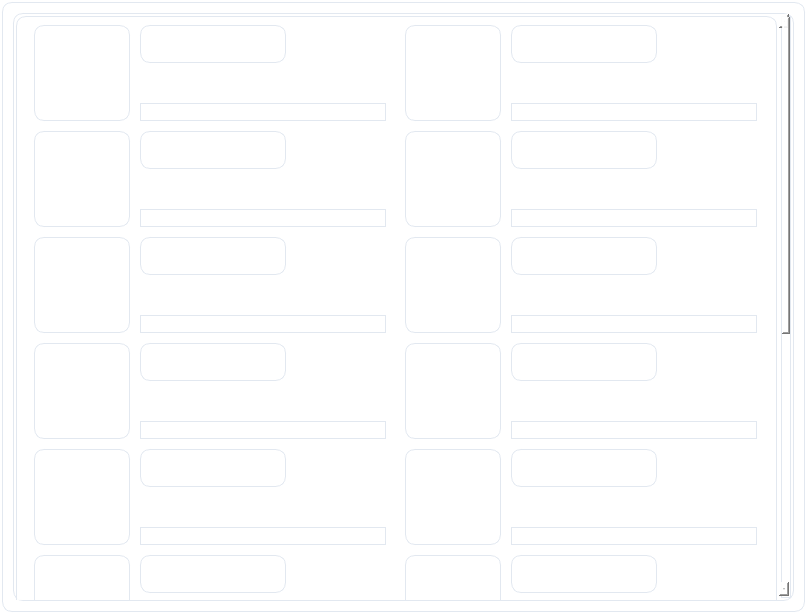
<?xml version="1.0" encoding="UTF-8"?>
<ui version="4.0">
 <class>PakemonBox</class>
 <widget class="QWidget" name="PakemonBox">
  <property name="geometry">
   <rect>
    <x>0</x>
    <y>0</y>
    <width>807</width>
    <height>614</height>
   </rect>
  </property>
  <property name="windowTitle">
   <string>Form</string>
  </property>
  <property name="styleSheet">
   <string notr="true">QWidget {
    background: rgba(255, 255, 255, 0.9);
    border-radius: 10px;
    border: 1px solid #e2e8f0;
    margin: 2px;
}

QWidget:hover {
    background: white;
}

#nameLabel {
    font-size: 12px;
    font-weight: 700;
    color: &quot;black&quot;;
    padding: 4px;
    qproperty-alignment: AlignCenter;
}

QLabel[minimumSize=&quot;120,120&quot;] {
    background: #f7fafc;
    border: 1px solid #e2e8f0;
    border-radius: 6px;
    max-width: 60px;
    max-height: 60px;
    qproperty-alignment: AlignCenter;
}</string>
  </property>
  <layout class="QGridLayout" name="gridLayout_2">
   <item row="0" column="0">
    <widget class="QScrollArea" name="scrollArea">
     <property name="verticalScrollBarPolicy">
      <enum>Qt::ScrollBarAlwaysOn</enum>
     </property>
     <property name="horizontalScrollBarPolicy">
      <enum>Qt::ScrollBarAlwaysOff</enum>
     </property>
     <property name="widgetResizable">
      <bool>true</bool>
     </property>
     <widget class="QWidget" name="scrollAreaWidgetContents_2">
      <property name="geometry">
       <rect>
        <x>0</x>
        <y>0</y>
        <width>766</width>
        <height>1092</height>
       </rect>
      </property>
      <layout class="QGridLayout" name="gridLayout">
       <item row="0" column="0">
        <layout class="QHBoxLayout" name="horizontalLayout">
         <item>
          <widget class="PicturePokemon" name="pix_name_1" native="true">
           <property name="minimumSize">
            <size>
             <width>100</width>
             <height>100</height>
            </size>
           </property>
           <property name="maximumSize">
            <size>
             <width>100</width>
             <height>100</height>
            </size>
           </property>
          </widget>
         </item>
         <item>
          <layout class="QVBoxLayout" name="verticalLayout">
           <item>
            <widget class="QLabel" name="lbl_name_1">
             <property name="sizePolicy">
              <sizepolicy hsizetype="Fixed" vsizetype="Preferred">
               <horstretch>0</horstretch>
               <verstretch>0</verstretch>
              </sizepolicy>
             </property>
             <property name="minimumSize">
              <size>
               <width>150</width>
               <height>0</height>
              </size>
             </property>
             <property name="text">
              <string/>
             </property>
            </widget>
           </item>
           <item>
            <spacer name="verticalSpacer">
             <property name="orientation">
              <enum>Qt::Vertical</enum>
             </property>
             <property name="sizeType">
              <enum>QSizePolicy::Fixed</enum>
             </property>
             <property name="sizeHint" stdset="0">
              <size>
               <width>20</width>
               <height>30</height>
              </size>
             </property>
            </spacer>
           </item>
           <item>
            <widget class="QLineEdit" name="lbl_name_link_1">
             <property name="sizePolicy">
              <sizepolicy hsizetype="Fixed" vsizetype="Fixed">
               <horstretch>0</horstretch>
               <verstretch>0</verstretch>
              </sizepolicy>
             </property>
             <property name="minimumSize">
              <size>
               <width>250</width>
               <height>0</height>
              </size>
             </property>
            </widget>
           </item>
          </layout>
         </item>
        </layout>
       </item>
       <item row="0" column="1">
        <layout class="QHBoxLayout" name="horizontalLayout_6">
         <item>
          <widget class="PicturePokemon" name="pix_name_2" native="true">
           <property name="minimumSize">
            <size>
             <width>100</width>
             <height>100</height>
            </size>
           </property>
           <property name="maximumSize">
            <size>
             <width>100</width>
             <height>100</height>
            </size>
           </property>
          </widget>
         </item>
         <item>
          <layout class="QVBoxLayout" name="verticalLayout_6">
           <item>
            <widget class="QLabel" name="lbl_name_2">
             <property name="sizePolicy">
              <sizepolicy hsizetype="Fixed" vsizetype="Preferred">
               <horstretch>0</horstretch>
               <verstretch>0</verstretch>
              </sizepolicy>
             </property>
             <property name="minimumSize">
              <size>
               <width>150</width>
               <height>0</height>
              </size>
             </property>
             <property name="text">
              <string/>
             </property>
            </widget>
           </item>
           <item>
            <spacer name="verticalSpacer_6">
             <property name="orientation">
              <enum>Qt::Vertical</enum>
             </property>
             <property name="sizeType">
              <enum>QSizePolicy::Fixed</enum>
             </property>
             <property name="sizeHint" stdset="0">
              <size>
               <width>20</width>
               <height>30</height>
              </size>
             </property>
            </spacer>
           </item>
           <item>
            <widget class="QLineEdit" name="lbl_name_link_2">
             <property name="sizePolicy">
              <sizepolicy hsizetype="Fixed" vsizetype="Fixed">
               <horstretch>0</horstretch>
               <verstretch>0</verstretch>
              </sizepolicy>
             </property>
             <property name="minimumSize">
              <size>
               <width>250</width>
               <height>0</height>
              </size>
             </property>
            </widget>
           </item>
          </layout>
         </item>
        </layout>
       </item>
       <item row="1" column="0">
        <layout class="QHBoxLayout" name="horizontalLayout_2">
         <item>
          <widget class="PicturePokemon" name="pix_name_3" native="true">
           <property name="minimumSize">
            <size>
             <width>100</width>
             <height>100</height>
            </size>
           </property>
           <property name="maximumSize">
            <size>
             <width>100</width>
             <height>100</height>
            </size>
           </property>
          </widget>
         </item>
         <item>
          <layout class="QVBoxLayout" name="verticalLayout_2">
           <item>
            <widget class="QLabel" name="lbl_name_3">
             <property name="sizePolicy">
              <sizepolicy hsizetype="Fixed" vsizetype="Preferred">
               <horstretch>0</horstretch>
               <verstretch>0</verstretch>
              </sizepolicy>
             </property>
             <property name="minimumSize">
              <size>
               <width>150</width>
               <height>0</height>
              </size>
             </property>
             <property name="text">
              <string/>
             </property>
            </widget>
           </item>
           <item>
            <spacer name="verticalSpacer_2">
             <property name="orientation">
              <enum>Qt::Vertical</enum>
             </property>
             <property name="sizeType">
              <enum>QSizePolicy::Fixed</enum>
             </property>
             <property name="sizeHint" stdset="0">
              <size>
               <width>20</width>
               <height>30</height>
              </size>
             </property>
            </spacer>
           </item>
           <item>
            <widget class="QLineEdit" name="lbl_name_link_3">
             <property name="sizePolicy">
              <sizepolicy hsizetype="Fixed" vsizetype="Fixed">
               <horstretch>0</horstretch>
               <verstretch>0</verstretch>
              </sizepolicy>
             </property>
             <property name="minimumSize">
              <size>
               <width>250</width>
               <height>0</height>
              </size>
             </property>
            </widget>
           </item>
          </layout>
         </item>
        </layout>
       </item>
       <item row="1" column="1">
        <layout class="QHBoxLayout" name="horizontalLayout_7">
         <item>
          <widget class="PicturePokemon" name="pix_name_4" native="true">
           <property name="minimumSize">
            <size>
             <width>100</width>
             <height>100</height>
            </size>
           </property>
           <property name="maximumSize">
            <size>
             <width>100</width>
             <height>100</height>
            </size>
           </property>
          </widget>
         </item>
         <item>
          <layout class="QVBoxLayout" name="verticalLayout_7">
           <item>
            <widget class="QLabel" name="lbl_name_4">
             <property name="sizePolicy">
              <sizepolicy hsizetype="Fixed" vsizetype="Preferred">
               <horstretch>0</horstretch>
               <verstretch>0</verstretch>
              </sizepolicy>
             </property>
             <property name="minimumSize">
              <size>
               <width>150</width>
               <height>0</height>
              </size>
             </property>
             <property name="text">
              <string/>
             </property>
            </widget>
           </item>
           <item>
            <spacer name="verticalSpacer_7">
             <property name="orientation">
              <enum>Qt::Vertical</enum>
             </property>
             <property name="sizeType">
              <enum>QSizePolicy::Fixed</enum>
             </property>
             <property name="sizeHint" stdset="0">
              <size>
               <width>20</width>
               <height>30</height>
              </size>
             </property>
            </spacer>
           </item>
           <item>
            <widget class="QLineEdit" name="lbl_name_link_4">
             <property name="sizePolicy">
              <sizepolicy hsizetype="Fixed" vsizetype="Fixed">
               <horstretch>0</horstretch>
               <verstretch>0</verstretch>
              </sizepolicy>
             </property>
             <property name="minimumSize">
              <size>
               <width>250</width>
               <height>0</height>
              </size>
             </property>
            </widget>
           </item>
          </layout>
         </item>
        </layout>
       </item>
       <item row="2" column="0">
        <layout class="QHBoxLayout" name="horizontalLayout_3">
         <item>
          <widget class="PicturePokemon" name="pix_name_5" native="true">
           <property name="minimumSize">
            <size>
             <width>100</width>
             <height>100</height>
            </size>
           </property>
           <property name="maximumSize">
            <size>
             <width>100</width>
             <height>100</height>
            </size>
           </property>
          </widget>
         </item>
         <item>
          <layout class="QVBoxLayout" name="verticalLayout_3">
           <item>
            <widget class="QLabel" name="lbl_name_5">
             <property name="sizePolicy">
              <sizepolicy hsizetype="Fixed" vsizetype="Preferred">
               <horstretch>0</horstretch>
               <verstretch>0</verstretch>
              </sizepolicy>
             </property>
             <property name="minimumSize">
              <size>
               <width>150</width>
               <height>0</height>
              </size>
             </property>
             <property name="text">
              <string/>
             </property>
            </widget>
           </item>
           <item>
            <spacer name="verticalSpacer_3">
             <property name="orientation">
              <enum>Qt::Vertical</enum>
             </property>
             <property name="sizeType">
              <enum>QSizePolicy::Fixed</enum>
             </property>
             <property name="sizeHint" stdset="0">
              <size>
               <width>20</width>
               <height>30</height>
              </size>
             </property>
            </spacer>
           </item>
           <item>
            <widget class="QLineEdit" name="lbl_name_link_5">
             <property name="sizePolicy">
              <sizepolicy hsizetype="Fixed" vsizetype="Fixed">
               <horstretch>0</horstretch>
               <verstretch>0</verstretch>
              </sizepolicy>
             </property>
             <property name="minimumSize">
              <size>
               <width>250</width>
               <height>0</height>
              </size>
             </property>
            </widget>
           </item>
          </layout>
         </item>
        </layout>
       </item>
       <item row="2" column="1">
        <layout class="QHBoxLayout" name="horizontalLayout_8">
         <item>
          <widget class="PicturePokemon" name="pix_name_6" native="true">
           <property name="minimumSize">
            <size>
             <width>100</width>
             <height>100</height>
            </size>
           </property>
           <property name="maximumSize">
            <size>
             <width>100</width>
             <height>100</height>
            </size>
           </property>
          </widget>
         </item>
         <item>
          <layout class="QVBoxLayout" name="verticalLayout_8">
           <item>
            <widget class="QLabel" name="lbl_name_6">
             <property name="sizePolicy">
              <sizepolicy hsizetype="Fixed" vsizetype="Preferred">
               <horstretch>0</horstretch>
               <verstretch>0</verstretch>
              </sizepolicy>
             </property>
             <property name="minimumSize">
              <size>
               <width>150</width>
               <height>0</height>
              </size>
             </property>
             <property name="text">
              <string/>
             </property>
            </widget>
           </item>
           <item>
            <spacer name="verticalSpacer_8">
             <property name="orientation">
              <enum>Qt::Vertical</enum>
             </property>
             <property name="sizeType">
              <enum>QSizePolicy::Fixed</enum>
             </property>
             <property name="sizeHint" stdset="0">
              <size>
               <width>20</width>
               <height>30</height>
              </size>
             </property>
            </spacer>
           </item>
           <item>
            <widget class="QLineEdit" name="lbl_name_link_6">
             <property name="sizePolicy">
              <sizepolicy hsizetype="Fixed" vsizetype="Fixed">
               <horstretch>0</horstretch>
               <verstretch>0</verstretch>
              </sizepolicy>
             </property>
             <property name="minimumSize">
              <size>
               <width>250</width>
               <height>0</height>
              </size>
             </property>
            </widget>
           </item>
          </layout>
         </item>
        </layout>
       </item>
       <item row="3" column="0">
        <layout class="QHBoxLayout" name="horizontalLayout_4">
         <item>
          <widget class="PicturePokemon" name="pix_name_7" native="true">
           <property name="minimumSize">
            <size>
             <width>100</width>
             <height>100</height>
            </size>
           </property>
           <property name="maximumSize">
            <size>
             <width>100</width>
             <height>100</height>
            </size>
           </property>
          </widget>
         </item>
         <item>
          <layout class="QVBoxLayout" name="verticalLayout_4">
           <item>
            <widget class="QLabel" name="lbl_name_7">
             <property name="sizePolicy">
              <sizepolicy hsizetype="Fixed" vsizetype="Preferred">
               <horstretch>0</horstretch>
               <verstretch>0</verstretch>
              </sizepolicy>
             </property>
             <property name="minimumSize">
              <size>
               <width>150</width>
               <height>0</height>
              </size>
             </property>
             <property name="text">
              <string/>
             </property>
            </widget>
           </item>
           <item>
            <spacer name="verticalSpacer_4">
             <property name="orientation">
              <enum>Qt::Vertical</enum>
             </property>
             <property name="sizeType">
              <enum>QSizePolicy::Fixed</enum>
             </property>
             <property name="sizeHint" stdset="0">
              <size>
               <width>20</width>
               <height>30</height>
              </size>
             </property>
            </spacer>
           </item>
           <item>
            <widget class="QLineEdit" name="lbl_name_link_7">
             <property name="sizePolicy">
              <sizepolicy hsizetype="Fixed" vsizetype="Fixed">
               <horstretch>0</horstretch>
               <verstretch>0</verstretch>
              </sizepolicy>
             </property>
             <property name="minimumSize">
              <size>
               <width>250</width>
               <height>0</height>
              </size>
             </property>
            </widget>
           </item>
          </layout>
         </item>
        </layout>
       </item>
       <item row="3" column="1">
        <layout class="QHBoxLayout" name="horizontalLayout_9">
         <item>
          <widget class="PicturePokemon" name="pix_name_8" native="true">
           <property name="minimumSize">
            <size>
             <width>100</width>
             <height>100</height>
            </size>
           </property>
           <property name="maximumSize">
            <size>
             <width>100</width>
             <height>100</height>
            </size>
           </property>
          </widget>
         </item>
         <item>
          <layout class="QVBoxLayout" name="verticalLayout_9">
           <item>
            <widget class="QLabel" name="lbl_name_8">
             <property name="sizePolicy">
              <sizepolicy hsizetype="Fixed" vsizetype="Preferred">
               <horstretch>0</horstretch>
               <verstretch>0</verstretch>
              </sizepolicy>
             </property>
             <property name="minimumSize">
              <size>
               <width>150</width>
               <height>0</height>
              </size>
             </property>
             <property name="text">
              <string/>
             </property>
            </widget>
           </item>
           <item>
            <spacer name="verticalSpacer_9">
             <property name="orientation">
              <enum>Qt::Vertical</enum>
             </property>
             <property name="sizeType">
              <enum>QSizePolicy::Fixed</enum>
             </property>
             <property name="sizeHint" stdset="0">
              <size>
               <width>20</width>
               <height>30</height>
              </size>
             </property>
            </spacer>
           </item>
           <item>
            <widget class="QLineEdit" name="lbl_name_link_8">
             <property name="sizePolicy">
              <sizepolicy hsizetype="Fixed" vsizetype="Fixed">
               <horstretch>0</horstretch>
               <verstretch>0</verstretch>
              </sizepolicy>
             </property>
             <property name="minimumSize">
              <size>
               <width>250</width>
               <height>0</height>
              </size>
             </property>
            </widget>
           </item>
          </layout>
         </item>
        </layout>
       </item>
       <item row="4" column="0">
        <layout class="QHBoxLayout" name="horizontalLayout_5">
         <item>
          <widget class="PicturePokemon" name="pix_name_9" native="true">
           <property name="minimumSize">
            <size>
             <width>100</width>
             <height>100</height>
            </size>
           </property>
           <property name="maximumSize">
            <size>
             <width>100</width>
             <height>100</height>
            </size>
           </property>
          </widget>
         </item>
         <item>
          <layout class="QVBoxLayout" name="verticalLayout_5">
           <item>
            <widget class="QLabel" name="lbl_name_9">
             <property name="sizePolicy">
              <sizepolicy hsizetype="Fixed" vsizetype="Preferred">
               <horstretch>0</horstretch>
               <verstretch>0</verstretch>
              </sizepolicy>
             </property>
             <property name="minimumSize">
              <size>
               <width>150</width>
               <height>0</height>
              </size>
             </property>
             <property name="text">
              <string/>
             </property>
            </widget>
           </item>
           <item>
            <spacer name="verticalSpacer_5">
             <property name="orientation">
              <enum>Qt::Vertical</enum>
             </property>
             <property name="sizeType">
              <enum>QSizePolicy::Fixed</enum>
             </property>
             <property name="sizeHint" stdset="0">
              <size>
               <width>20</width>
               <height>30</height>
              </size>
             </property>
            </spacer>
           </item>
           <item>
            <widget class="QLineEdit" name="lbl_name_link_9">
             <property name="sizePolicy">
              <sizepolicy hsizetype="Fixed" vsizetype="Fixed">
               <horstretch>0</horstretch>
               <verstretch>0</verstretch>
              </sizepolicy>
             </property>
             <property name="minimumSize">
              <size>
               <width>250</width>
               <height>0</height>
              </size>
             </property>
            </widget>
           </item>
          </layout>
         </item>
        </layout>
       </item>
       <item row="4" column="1">
        <layout class="QHBoxLayout" name="horizontalLayout_10">
         <item>
          <widget class="PicturePokemon" name="pix_name_10" native="true">
           <property name="minimumSize">
            <size>
             <width>100</width>
             <height>100</height>
            </size>
           </property>
           <property name="maximumSize">
            <size>
             <width>100</width>
             <height>100</height>
            </size>
           </property>
          </widget>
         </item>
         <item>
          <layout class="QVBoxLayout" name="verticalLayout_10">
           <item>
            <widget class="QLabel" name="lbl_name_10">
             <property name="sizePolicy">
              <sizepolicy hsizetype="Fixed" vsizetype="Preferred">
               <horstretch>0</horstretch>
               <verstretch>0</verstretch>
              </sizepolicy>
             </property>
             <property name="minimumSize">
              <size>
               <width>150</width>
               <height>0</height>
              </size>
             </property>
             <property name="text">
              <string/>
             </property>
            </widget>
           </item>
           <item>
            <spacer name="verticalSpacer_10">
             <property name="orientation">
              <enum>Qt::Vertical</enum>
             </property>
             <property name="sizeType">
              <enum>QSizePolicy::Fixed</enum>
             </property>
             <property name="sizeHint" stdset="0">
              <size>
               <width>20</width>
               <height>30</height>
              </size>
             </property>
            </spacer>
           </item>
           <item>
            <widget class="QLineEdit" name="lbl_name_link_10">
             <property name="sizePolicy">
              <sizepolicy hsizetype="Fixed" vsizetype="Fixed">
               <horstretch>0</horstretch>
               <verstretch>0</verstretch>
              </sizepolicy>
             </property>
             <property name="minimumSize">
              <size>
               <width>250</width>
               <height>0</height>
              </size>
             </property>
            </widget>
           </item>
          </layout>
         </item>
        </layout>
       </item>
       <item row="5" column="0">
        <layout class="QHBoxLayout" name="horizontalLayout_11">
         <item>
          <widget class="PicturePokemon" name="pix_name_11" native="true">
           <property name="minimumSize">
            <size>
             <width>100</width>
             <height>100</height>
            </size>
           </property>
           <property name="maximumSize">
            <size>
             <width>100</width>
             <height>100</height>
            </size>
           </property>
          </widget>
         </item>
         <item>
          <layout class="QVBoxLayout" name="verticalLayout_11">
           <item>
            <widget class="QLabel" name="lbl_name_11">
             <property name="sizePolicy">
              <sizepolicy hsizetype="Fixed" vsizetype="Preferred">
               <horstretch>0</horstretch>
               <verstretch>0</verstretch>
              </sizepolicy>
             </property>
             <property name="minimumSize">
              <size>
               <width>150</width>
               <height>0</height>
              </size>
             </property>
             <property name="text">
              <string/>
             </property>
            </widget>
           </item>
           <item>
            <spacer name="verticalSpacer_11">
             <property name="orientation">
              <enum>Qt::Vertical</enum>
             </property>
             <property name="sizeType">
              <enum>QSizePolicy::Fixed</enum>
             </property>
             <property name="sizeHint" stdset="0">
              <size>
               <width>20</width>
               <height>30</height>
              </size>
             </property>
            </spacer>
           </item>
           <item>
            <widget class="QLineEdit" name="lbl_name_link_11">
             <property name="sizePolicy">
              <sizepolicy hsizetype="Fixed" vsizetype="Fixed">
               <horstretch>0</horstretch>
               <verstretch>0</verstretch>
              </sizepolicy>
             </property>
             <property name="minimumSize">
              <size>
               <width>250</width>
               <height>0</height>
              </size>
             </property>
            </widget>
           </item>
          </layout>
         </item>
        </layout>
       </item>
       <item row="5" column="1">
        <layout class="QHBoxLayout" name="horizontalLayout_12">
         <item>
          <widget class="PicturePokemon" name="pix_name_12" native="true">
           <property name="minimumSize">
            <size>
             <width>100</width>
             <height>100</height>
            </size>
           </property>
           <property name="maximumSize">
            <size>
             <width>100</width>
             <height>100</height>
            </size>
           </property>
          </widget>
         </item>
         <item>
          <layout class="QVBoxLayout" name="verticalLayout_12">
           <item>
            <widget class="QLabel" name="lbl_name_12">
             <property name="sizePolicy">
              <sizepolicy hsizetype="Fixed" vsizetype="Preferred">
               <horstretch>0</horstretch>
               <verstretch>0</verstretch>
              </sizepolicy>
             </property>
             <property name="minimumSize">
              <size>
               <width>150</width>
               <height>0</height>
              </size>
             </property>
             <property name="text">
              <string/>
             </property>
            </widget>
           </item>
           <item>
            <spacer name="verticalSpacer_12">
             <property name="orientation">
              <enum>Qt::Vertical</enum>
             </property>
             <property name="sizeType">
              <enum>QSizePolicy::Fixed</enum>
             </property>
             <property name="sizeHint" stdset="0">
              <size>
               <width>20</width>
               <height>30</height>
              </size>
             </property>
            </spacer>
           </item>
           <item>
            <widget class="QLineEdit" name="lbl_name_link_12">
             <property name="sizePolicy">
              <sizepolicy hsizetype="Fixed" vsizetype="Fixed">
               <horstretch>0</horstretch>
               <verstretch>0</verstretch>
              </sizepolicy>
             </property>
             <property name="minimumSize">
              <size>
               <width>250</width>
               <height>0</height>
              </size>
             </property>
            </widget>
           </item>
          </layout>
         </item>
        </layout>
       </item>
       <item row="6" column="0">
        <layout class="QHBoxLayout" name="horizontalLayout_13">
         <item>
          <widget class="PicturePokemon" name="pix_name_13" native="true">
           <property name="minimumSize">
            <size>
             <width>100</width>
             <height>100</height>
            </size>
           </property>
           <property name="maximumSize">
            <size>
             <width>100</width>
             <height>100</height>
            </size>
           </property>
          </widget>
         </item>
         <item>
          <layout class="QVBoxLayout" name="verticalLayout_13">
           <item>
            <widget class="QLabel" name="lbl_name_13">
             <property name="sizePolicy">
              <sizepolicy hsizetype="Fixed" vsizetype="Preferred">
               <horstretch>0</horstretch>
               <verstretch>0</verstretch>
              </sizepolicy>
             </property>
             <property name="minimumSize">
              <size>
               <width>150</width>
               <height>0</height>
              </size>
             </property>
             <property name="text">
              <string/>
             </property>
            </widget>
           </item>
           <item>
            <spacer name="verticalSpacer_13">
             <property name="orientation">
              <enum>Qt::Vertical</enum>
             </property>
             <property name="sizeType">
              <enum>QSizePolicy::Fixed</enum>
             </property>
             <property name="sizeHint" stdset="0">
              <size>
               <width>20</width>
               <height>30</height>
              </size>
             </property>
            </spacer>
           </item>
           <item>
            <widget class="QLineEdit" name="lbl_name_link_13">
             <property name="sizePolicy">
              <sizepolicy hsizetype="Fixed" vsizetype="Fixed">
               <horstretch>0</horstretch>
               <verstretch>0</verstretch>
              </sizepolicy>
             </property>
             <property name="minimumSize">
              <size>
               <width>250</width>
               <height>0</height>
              </size>
             </property>
            </widget>
           </item>
          </layout>
         </item>
        </layout>
       </item>
       <item row="6" column="1">
        <layout class="QHBoxLayout" name="horizontalLayout_14">
         <item>
          <widget class="PicturePokemon" name="pix_name_14" native="true">
           <property name="minimumSize">
            <size>
             <width>100</width>
             <height>100</height>
            </size>
           </property>
           <property name="maximumSize">
            <size>
             <width>100</width>
             <height>100</height>
            </size>
           </property>
          </widget>
         </item>
         <item>
          <layout class="QVBoxLayout" name="verticalLayout_14">
           <item>
            <widget class="QLabel" name="lbl_name_14">
             <property name="sizePolicy">
              <sizepolicy hsizetype="Fixed" vsizetype="Preferred">
               <horstretch>0</horstretch>
               <verstretch>0</verstretch>
              </sizepolicy>
             </property>
             <property name="minimumSize">
              <size>
               <width>150</width>
               <height>0</height>
              </size>
             </property>
             <property name="text">
              <string/>
             </property>
            </widget>
           </item>
           <item>
            <spacer name="verticalSpacer_14">
             <property name="orientation">
              <enum>Qt::Vertical</enum>
             </property>
             <property name="sizeType">
              <enum>QSizePolicy::Fixed</enum>
             </property>
             <property name="sizeHint" stdset="0">
              <size>
               <width>20</width>
               <height>30</height>
              </size>
             </property>
            </spacer>
           </item>
           <item>
            <widget class="QLineEdit" name="lbl_name_link_14">
             <property name="sizePolicy">
              <sizepolicy hsizetype="Fixed" vsizetype="Fixed">
               <horstretch>0</horstretch>
               <verstretch>0</verstretch>
              </sizepolicy>
             </property>
             <property name="minimumSize">
              <size>
               <width>250</width>
               <height>0</height>
              </size>
             </property>
            </widget>
           </item>
          </layout>
         </item>
        </layout>
       </item>
       <item row="7" column="0">
        <layout class="QHBoxLayout" name="horizontalLayout_15">
         <item>
          <widget class="PicturePokemon" name="pix_name_15" native="true">
           <property name="minimumSize">
            <size>
             <width>100</width>
             <height>100</height>
            </size>
           </property>
           <property name="maximumSize">
            <size>
             <width>100</width>
             <height>100</height>
            </size>
           </property>
          </widget>
         </item>
         <item>
          <layout class="QVBoxLayout" name="verticalLayout_15">
           <item>
            <widget class="QLabel" name="lbl_name_15">
             <property name="sizePolicy">
              <sizepolicy hsizetype="Fixed" vsizetype="Preferred">
               <horstretch>0</horstretch>
               <verstretch>0</verstretch>
              </sizepolicy>
             </property>
             <property name="minimumSize">
              <size>
               <width>150</width>
               <height>0</height>
              </size>
             </property>
             <property name="text">
              <string/>
             </property>
            </widget>
           </item>
           <item>
            <spacer name="verticalSpacer_15">
             <property name="orientation">
              <enum>Qt::Vertical</enum>
             </property>
             <property name="sizeType">
              <enum>QSizePolicy::Fixed</enum>
             </property>
             <property name="sizeHint" stdset="0">
              <size>
               <width>20</width>
               <height>30</height>
              </size>
             </property>
            </spacer>
           </item>
           <item>
            <widget class="QLineEdit" name="lbl_name_link_15">
             <property name="sizePolicy">
              <sizepolicy hsizetype="Fixed" vsizetype="Fixed">
               <horstretch>0</horstretch>
               <verstretch>0</verstretch>
              </sizepolicy>
             </property>
             <property name="minimumSize">
              <size>
               <width>250</width>
               <height>0</height>
              </size>
             </property>
            </widget>
           </item>
          </layout>
         </item>
        </layout>
       </item>
       <item row="7" column="1">
        <layout class="QHBoxLayout" name="horizontalLayout_16">
         <item>
          <widget class="PicturePokemon" name="pix_name_16" native="true">
           <property name="minimumSize">
            <size>
             <width>100</width>
             <height>100</height>
            </size>
           </property>
           <property name="maximumSize">
            <size>
             <width>100</width>
             <height>100</height>
            </size>
           </property>
          </widget>
         </item>
         <item>
          <layout class="QVBoxLayout" name="verticalLayout_16">
           <item>
            <widget class="QLabel" name="lbl_name_16">
             <property name="sizePolicy">
              <sizepolicy hsizetype="Fixed" vsizetype="Preferred">
               <horstretch>0</horstretch>
               <verstretch>0</verstretch>
              </sizepolicy>
             </property>
             <property name="minimumSize">
              <size>
               <width>150</width>
               <height>0</height>
              </size>
             </property>
             <property name="text">
              <string/>
             </property>
            </widget>
           </item>
           <item>
            <spacer name="verticalSpacer_16">
             <property name="orientation">
              <enum>Qt::Vertical</enum>
             </property>
             <property name="sizeType">
              <enum>QSizePolicy::Fixed</enum>
             </property>
             <property name="sizeHint" stdset="0">
              <size>
               <width>20</width>
               <height>30</height>
              </size>
             </property>
            </spacer>
           </item>
           <item>
            <widget class="QLineEdit" name="lbl_name_link_16">
             <property name="sizePolicy">
              <sizepolicy hsizetype="Fixed" vsizetype="Fixed">
               <horstretch>0</horstretch>
               <verstretch>0</verstretch>
              </sizepolicy>
             </property>
             <property name="minimumSize">
              <size>
               <width>250</width>
               <height>0</height>
              </size>
             </property>
            </widget>
           </item>
          </layout>
         </item>
        </layout>
       </item>
       <item row="8" column="0">
        <layout class="QHBoxLayout" name="horizontalLayout_17">
         <item>
          <widget class="PicturePokemon" name="pix_name_17" native="true">
           <property name="minimumSize">
            <size>
             <width>100</width>
             <height>100</height>
            </size>
           </property>
           <property name="maximumSize">
            <size>
             <width>100</width>
             <height>100</height>
            </size>
           </property>
          </widget>
         </item>
         <item>
          <layout class="QVBoxLayout" name="verticalLayout_17">
           <item>
            <widget class="QLabel" name="lbl_name_17">
             <property name="sizePolicy">
              <sizepolicy hsizetype="Fixed" vsizetype="Preferred">
               <horstretch>0</horstretch>
               <verstretch>0</verstretch>
              </sizepolicy>
             </property>
             <property name="minimumSize">
              <size>
               <width>150</width>
               <height>0</height>
              </size>
             </property>
             <property name="text">
              <string/>
             </property>
            </widget>
           </item>
           <item>
            <spacer name="verticalSpacer_17">
             <property name="orientation">
              <enum>Qt::Vertical</enum>
             </property>
             <property name="sizeType">
              <enum>QSizePolicy::Fixed</enum>
             </property>
             <property name="sizeHint" stdset="0">
              <size>
               <width>20</width>
               <height>30</height>
              </size>
             </property>
            </spacer>
           </item>
           <item>
            <widget class="QLineEdit" name="lbl_name_link_17">
             <property name="sizePolicy">
              <sizepolicy hsizetype="Fixed" vsizetype="Fixed">
               <horstretch>0</horstretch>
               <verstretch>0</verstretch>
              </sizepolicy>
             </property>
             <property name="minimumSize">
              <size>
               <width>250</width>
               <height>0</height>
              </size>
             </property>
            </widget>
           </item>
          </layout>
         </item>
        </layout>
       </item>
       <item row="8" column="1">
        <layout class="QHBoxLayout" name="horizontalLayout_18">
         <item>
          <widget class="PicturePokemon" name="pix_name_18" native="true">
           <property name="minimumSize">
            <size>
             <width>100</width>
             <height>100</height>
            </size>
           </property>
           <property name="maximumSize">
            <size>
             <width>100</width>
             <height>100</height>
            </size>
           </property>
          </widget>
         </item>
         <item>
          <layout class="QVBoxLayout" name="verticalLayout_18">
           <item>
            <widget class="QLabel" name="lbl_name_18">
             <property name="sizePolicy">
              <sizepolicy hsizetype="Fixed" vsizetype="Preferred">
               <horstretch>0</horstretch>
               <verstretch>0</verstretch>
              </sizepolicy>
             </property>
             <property name="minimumSize">
              <size>
               <width>150</width>
               <height>0</height>
              </size>
             </property>
             <property name="text">
              <string/>
             </property>
            </widget>
           </item>
           <item>
            <spacer name="verticalSpacer_18">
             <property name="orientation">
              <enum>Qt::Vertical</enum>
             </property>
             <property name="sizeType">
              <enum>QSizePolicy::Fixed</enum>
             </property>
             <property name="sizeHint" stdset="0">
              <size>
               <width>20</width>
               <height>30</height>
              </size>
             </property>
            </spacer>
           </item>
           <item>
            <widget class="QLineEdit" name="lbl_name_link_18">
             <property name="sizePolicy">
              <sizepolicy hsizetype="Fixed" vsizetype="Fixed">
               <horstretch>0</horstretch>
               <verstretch>0</verstretch>
              </sizepolicy>
             </property>
             <property name="minimumSize">
              <size>
               <width>250</width>
               <height>0</height>
              </size>
             </property>
            </widget>
           </item>
          </layout>
         </item>
        </layout>
       </item>
       <item row="9" column="0">
        <layout class="QHBoxLayout" name="horizontalLayout_19">
         <item>
          <widget class="PicturePokemon" name="pix_name_19" native="true">
           <property name="minimumSize">
            <size>
             <width>100</width>
             <height>100</height>
            </size>
           </property>
           <property name="maximumSize">
            <size>
             <width>100</width>
             <height>100</height>
            </size>
           </property>
          </widget>
         </item>
         <item>
          <layout class="QVBoxLayout" name="verticalLayout_19">
           <item>
            <widget class="QLabel" name="lbl_name_19">
             <property name="sizePolicy">
              <sizepolicy hsizetype="Fixed" vsizetype="Preferred">
               <horstretch>0</horstretch>
               <verstretch>0</verstretch>
              </sizepolicy>
             </property>
             <property name="minimumSize">
              <size>
               <width>150</width>
               <height>0</height>
              </size>
             </property>
             <property name="text">
              <string/>
             </property>
            </widget>
           </item>
           <item>
            <spacer name="verticalSpacer_19">
             <property name="orientation">
              <enum>Qt::Vertical</enum>
             </property>
             <property name="sizeType">
              <enum>QSizePolicy::Fixed</enum>
             </property>
             <property name="sizeHint" stdset="0">
              <size>
               <width>20</width>
               <height>30</height>
              </size>
             </property>
            </spacer>
           </item>
           <item>
            <widget class="QLineEdit" name="lbl_name_link_19">
             <property name="sizePolicy">
              <sizepolicy hsizetype="Fixed" vsizetype="Fixed">
               <horstretch>0</horstretch>
               <verstretch>0</verstretch>
              </sizepolicy>
             </property>
             <property name="minimumSize">
              <size>
               <width>250</width>
               <height>0</height>
              </size>
             </property>
            </widget>
           </item>
          </layout>
         </item>
        </layout>
       </item>
       <item row="9" column="1">
        <layout class="QHBoxLayout" name="horizontalLayout_20">
         <item>
          <widget class="PicturePokemon" name="pix_name_20" native="true">
           <property name="minimumSize">
            <size>
             <width>100</width>
             <height>100</height>
            </size>
           </property>
           <property name="maximumSize">
            <size>
             <width>100</width>
             <height>100</height>
            </size>
           </property>
          </widget>
         </item>
         <item>
          <layout class="QVBoxLayout" name="verticalLayout_20">
           <item>
            <widget class="QLabel" name="lbl_name_20">
             <property name="sizePolicy">
              <sizepolicy hsizetype="Fixed" vsizetype="Preferred">
               <horstretch>0</horstretch>
               <verstretch>0</verstretch>
              </sizepolicy>
             </property>
             <property name="minimumSize">
              <size>
               <width>150</width>
               <height>0</height>
              </size>
             </property>
             <property name="text">
              <string/>
             </property>
            </widget>
           </item>
           <item>
            <spacer name="verticalSpacer_20">
             <property name="orientation">
              <enum>Qt::Vertical</enum>
             </property>
             <property name="sizeType">
              <enum>QSizePolicy::Fixed</enum>
             </property>
             <property name="sizeHint" stdset="0">
              <size>
               <width>20</width>
               <height>30</height>
              </size>
             </property>
            </spacer>
           </item>
           <item>
            <widget class="QLineEdit" name="lbl_name_link_20">
             <property name="sizePolicy">
              <sizepolicy hsizetype="Fixed" vsizetype="Fixed">
               <horstretch>0</horstretch>
               <verstretch>0</verstretch>
              </sizepolicy>
             </property>
             <property name="minimumSize">
              <size>
               <width>250</width>
               <height>0</height>
              </size>
             </property>
            </widget>
           </item>
          </layout>
         </item>
        </layout>
       </item>
      </layout>
     </widget>
    </widget>
   </item>
  </layout>
 </widget>
 <customwidgets>
  <customwidget>
   <class>PicturePokemon</class>
   <extends>QWidget</extends>
   <header>picturepokemon.h</header>
   <container>1</container>
  </customwidget>
 </customwidgets>
 <resources/>
 <connections/>
</ui>
